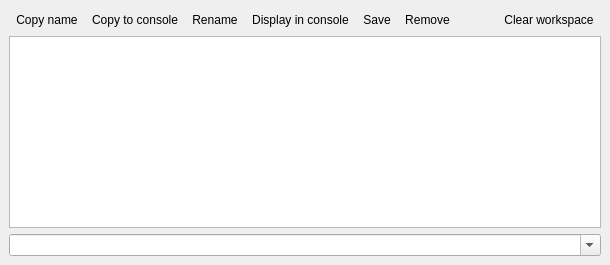
  <widget class="QDockWidget" name="dockWidgetWorkspace">
   <property name="sizePolicy">
    <sizepolicy hsizetype="Preferred" vsizetype="Preferred">
     <horstretch>0</horstretch>
     <verstretch>0</verstretch>
    </sizepolicy>
   </property>
   <property name="windowIcon">
    <iconset theme="user-home"/>
   </property>
   <property name="toolTip">
    <string>Scipyen's workspace table</string>
   </property>
   <property name="statusTip">
    <string>Scipyen's workspace table</string>
   </property>
   <property name="whatsThis">
    <string>&lt;html&gt;&lt;head/&gt;&lt;body&gt;&lt;p&gt;A table view with user's variables in Scipyen's workspace.&lt;/p&gt;&lt;p&gt;&lt;span style=&quot; font-weight:600;&quot;&gt;CAUTION:&lt;/span&gt;&lt;/p&gt;&lt;p&gt;&lt;span style=&quot; font-weight:400;&quot;&gt;Not all variables are visible. Notable hidden variables are: `_`, `__`, and objects created at start up (imported modules, functions and variables which are NOT necessarily global). &lt;/span&gt;&lt;/p&gt;&lt;p&gt;&lt;span style=&quot; font-weight:400;&quot;&gt;To see all the contents of the workspace at any time, execute `dir()` in Scipyen's console.&lt;/span&gt;&lt;/p&gt;&lt;/body&gt;&lt;/html&gt;</string>
   </property>
   <property name="features">
    <set>QDockWidget::DockWidgetFeature::DockWidgetFloatable|QDockWidget::DockWidgetFeature::DockWidgetMovable</set>
   </property>
   <property name="windowTitle">
    <string>&amp;User Variables</string>
   </property>
   <attribute name="dockWidgetArea">
    <number>8</number>
   </attribute>
   <widget class="QWidget" name="dockWidgetWorkspaceContents">
    <layout class="QVBoxLayout" name="verticalLayout_2">
     <item>
      <layout class="QHBoxLayout" name="horizontalLayout_3">
       <property name="spacing">
        <number>0</number>
       </property>
       <item>
        <widget class="QToolButton" name="copyVarnameToolBtn">
         <property name="toolTip">
          <string>Copy name</string>
         </property>
         <property name="statusTip">
          <string>Copy name</string>
         </property>
         <property name="whatsThis">
          <string>Copy name</string>
         </property>
         <property name="text">
          <string>Copy name</string>
         </property>
         <property name="icon">
          <iconset theme="edit-copy"/>
         </property>
         <property name="autoRaise">
          <bool>true</bool>
         </property>
        </widget>
       </item>
       <item>
        <widget class="QToolButton" name="sendVarnameToConsoleToolBtn">
         <property name="toolTip">
          <string>Send name to console</string>
         </property>
         <property name="statusTip">
          <string>Send name to console</string>
         </property>
         <property name="whatsThis">
          <string>Send name to console</string>
         </property>
         <property name="text">
          <string>Copy to console</string>
         </property>
         <property name="icon">
          <iconset theme="edit-paste-symbolic"/>
         </property>
         <property name="autoRaise">
          <bool>true</bool>
         </property>
        </widget>
       </item>
       <item>
        <widget class="QToolButton" name="renameVarnameToolBtn">
         <property name="toolTip">
          <string>Rename</string>
         </property>
         <property name="statusTip">
          <string>Rename</string>
         </property>
         <property name="whatsThis">
          <string>Rename</string>
         </property>
         <property name="text">
          <string>Rename</string>
         </property>
         <property name="icon">
          <iconset theme="edit-rename-symbolic"/>
         </property>
         <property name="autoRaise">
          <bool>true</bool>
         </property>
        </widget>
       </item>
       <item>
        <widget class="QToolButton" name="displayVariableToolBtn">
         <property name="toolTip">
          <string>Display object in console</string>
         </property>
         <property name="statusTip">
          <string>Display object in console</string>
         </property>
         <property name="whatsThis">
          <string>Display object in console</string>
         </property>
         <property name="text">
          <string>Display in console</string>
         </property>
         <property name="icon">
          <iconset theme="quickview-symbolic"/>
         </property>
         <property name="popupMode">
          <enum>QToolButton::ToolButtonPopupMode::DelayedPopup</enum>
         </property>
         <property name="autoRaise">
          <bool>true</bool>
         </property>
         <property name="arrowType">
          <enum>Qt::ArrowType::NoArrow</enum>
         </property>
        </widget>
       </item>
       <item>
        <widget class="QToolButton" name="saveVariableToolBtn">
         <property name="toolTip">
          <string>Save objects to disk</string>
         </property>
         <property name="statusTip">
          <string>Save objects to disk</string>
         </property>
         <property name="whatsThis">
          <string>Save objects to disk</string>
         </property>
         <property name="text">
          <string>Save</string>
         </property>
         <property name="icon">
          <iconset theme="document-save-symbolic"/>
         </property>
         <property name="autoRaise">
          <bool>true</bool>
         </property>
        </widget>
       </item>
       <item>
        <widget class="QToolButton" name="removeSelectedVarsToolBtn">
         <property name="toolTip">
          <string>Remove selected objects</string>
         </property>
         <property name="statusTip">
          <string>Remove selected objects</string>
         </property>
         <property name="whatsThis">
          <string>Remove selected objects</string>
         </property>
         <property name="text">
          <string>Remove</string>
         </property>
         <property name="icon">
          <iconset theme="edit-delete-symbolic"/>
         </property>
         <property name="autoRaise">
          <bool>true</bool>
         </property>
        </widget>
       </item>
       <item>
        <spacer name="horizontalSpacer_3">
         <property name="orientation">
          <enum>Qt::Orientation::Horizontal</enum>
         </property>
         <property name="sizeHint" stdset="0">
          <size>
           <width>40</width>
           <height>20</height>
          </size>
         </property>
        </spacer>
       </item>
       <item>
        <widget class="QToolButton" name="clearWorkspaceToolBtn">
         <property name="toolTip">
          <string>Clear workspace</string>
         </property>
         <property name="statusTip">
          <string>Clear workspace</string>
         </property>
         <property name="whatsThis">
          <string>Clear workspace</string>
         </property>
         <property name="accessibleName">
          <string>Clear workspace</string>
         </property>
         <property name="text">
          <string>Clear workspace</string>
         </property>
         <property name="icon">
          <iconset theme="edit-clear-all-symbolic"/>
         </property>
         <property name="autoRaise">
          <bool>true</bool>
         </property>
        </widget>
       </item>
      </layout>
     </item>
     <item>
      <widget class="QTableView" name="workspaceView">
       <property name="sizePolicy">
        <sizepolicy hsizetype="MinimumExpanding" vsizetype="Expanding">
         <horstretch>0</horstretch>
         <verstretch>0</verstretch>
        </sizepolicy>
       </property>
       <property name="contextMenuPolicy">
        <enum>Qt::ContextMenuPolicy::CustomContextMenu</enum>
       </property>
       <property name="acceptDrops">
        <bool>true</bool>
       </property>
       <property name="toolTip">
        <string>&lt;html&gt;
&lt;head/&gt;
&lt;body&gt;
&lt;ul&gt;
&lt;li&gt;Left mouse buttons:
&lt;ul&gt;
&lt;li&gt;single click selects&lt;/li&gt;
&lt;li&gt;double click show variable in the default Scipyen viewer for the variable type&lt;/li&gt;
&lt;/ul&gt;
&lt;/li&gt;
&lt;li&gt;Right mouse button click for context menu&lt;/li&gt;
&lt;/ul&gt;
&lt;/body&gt;
&lt;/html&gt;</string>
       </property>
       <property name="statusTip">
        <string>Left click to select; left double click to display; right click for context menu.</string>
       </property>
       <property name="whatsThis">
        <string>Left button click selects (press SHIFT for continuous, CTRL for extended selection). 

Left button double-click opens data in viewer (SHIFT for a new viewer) or displays data in console if no appropriate viewer exists.

Right button click opens context menu with more actions.

NOTE: you can click anywhere in the row to select</string>
       </property>
       <property name="showDropIndicator" stdset="0">
        <bool>false</bool>
       </property>
       <property name="dragEnabled">
        <bool>true</bool>
       </property>
       <property name="dragDropOverwriteMode">
        <bool>false</bool>
       </property>
       <property name="dragDropMode">
        <enum>QAbstractItemView::DragDropMode::DragOnly</enum>
       </property>
       <property name="defaultDropAction">
        <enum>Qt::DropAction::IgnoreAction</enum>
       </property>
       <property name="alternatingRowColors">
        <bool>true</bool>
       </property>
       <property name="showGrid">
        <bool>false</bool>
       </property>
       <property name="gridStyle">
        <enum>Qt::PenStyle::DotLine</enum>
       </property>
       <property name="sortingEnabled">
        <bool>true</bool>
       </property>
       <property name="wordWrap">
        <bool>false</bool>
       </property>
       <attribute name="horizontalHeaderCascadingSectionResizes">
        <bool>true</bool>
       </attribute>
       <attribute name="horizontalHeaderStretchLastSection">
        <bool>true</bool>
       </attribute>
       <attribute name="verticalHeaderVisible">
        <bool>true</bool>
       </attribute>
       <attribute name="verticalHeaderShowSortIndicator" stdset="0">
        <bool>false</bool>
       </attribute>
      </widget>
     </item>
     <item>
      <widget class="QComboBox" name="varNameFilterFinderComboBox">
       <property name="sizePolicy">
        <sizepolicy hsizetype="MinimumExpanding" vsizetype="Fixed">
         <horstretch>0</horstretch>
         <verstretch>0</verstretch>
        </sizepolicy>
       </property>
       <property name="toolTip">
        <string>Find variable by name using regular expressions. Pres ENTER to remember this expression.</string>
       </property>
       <property name="statusTip">
        <string>Find variable by name using regular expressions. Pres ENTER to remember this expression.</string>
       </property>
       <property name="whatsThis">
        <string>Find variable by name using regular expressions. Pres ENTER to remember this expression.</string>
       </property>
       <property name="editable">
        <bool>true</bool>
       </property>
      </widget>
     </item>
    </layout>
   </widget>
  </widget>
